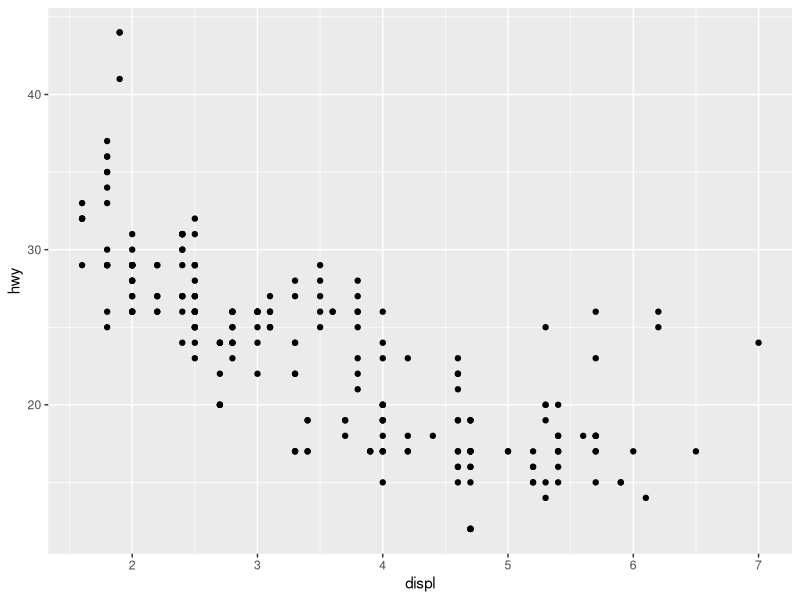
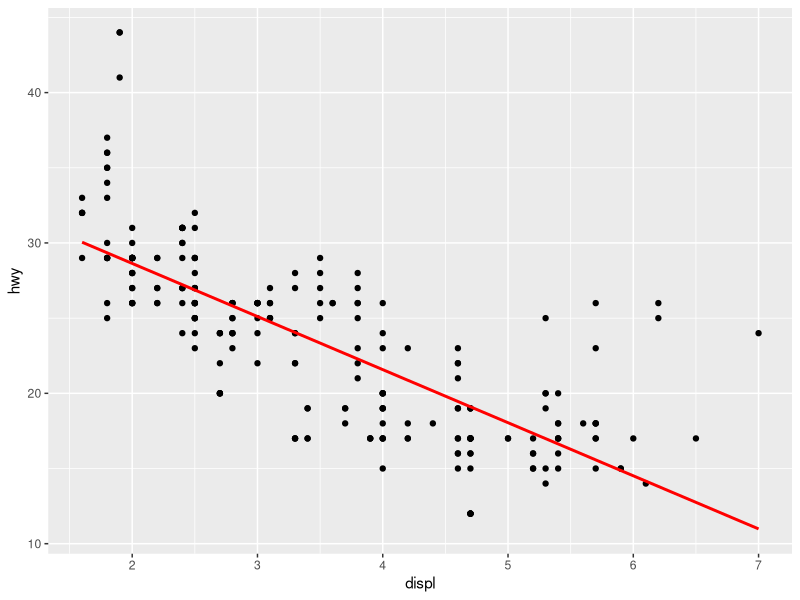

Generate these figures, in order, with R:
# Load the ggplot2 package
library(ggplot2)

head(mpg)

ggplot(data = mpg) + geom_point(mapping = aes( x = displ, y = hwy ))

out <- lm( hwy ~ displ, data=mpg)
out

ggplot(data = mpg) + 
    geom_point(mapping = aes( x = displ, y = hwy )) +
    geom_smooth(mapping = aes( x=displ, y = hwy ), method = "lm", col = "red", se=FALSE)


out[['residuals']]

TSE = sum( out[['residuals']]^2)
TSE


